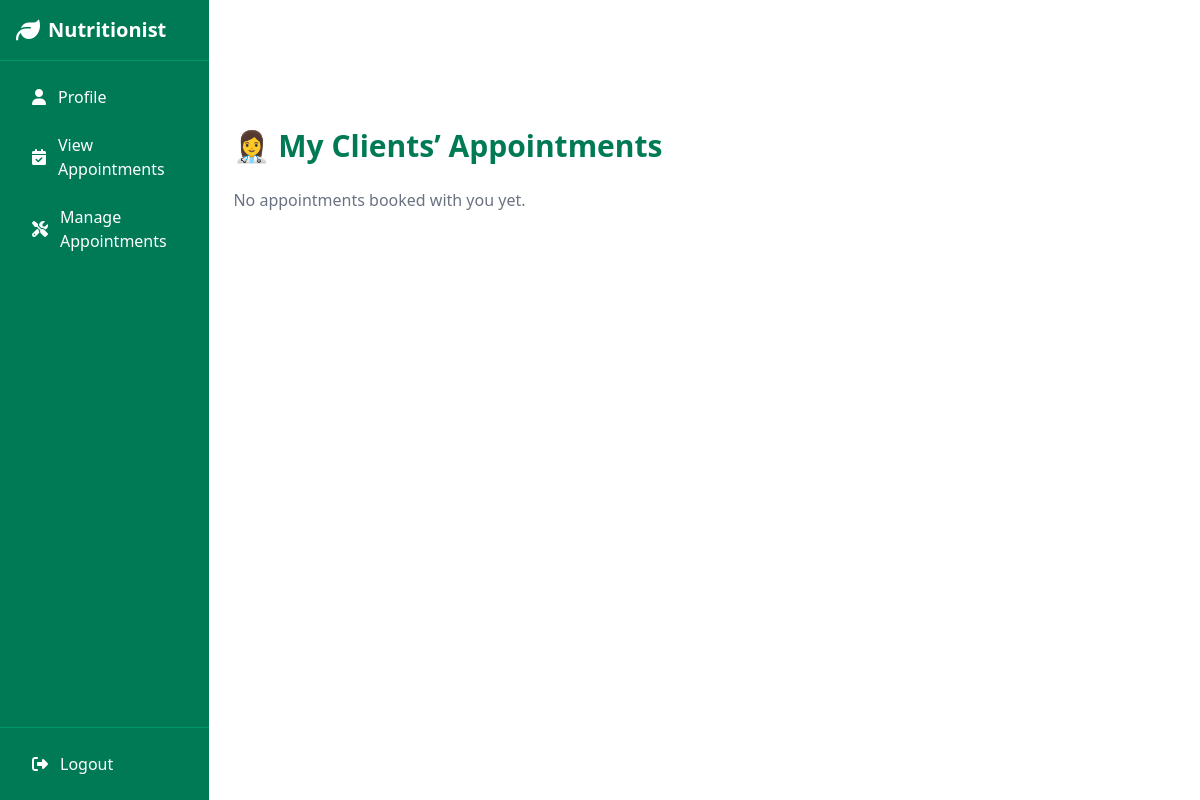
The app's page /nutrionist/appointments.php (signed in), older data.
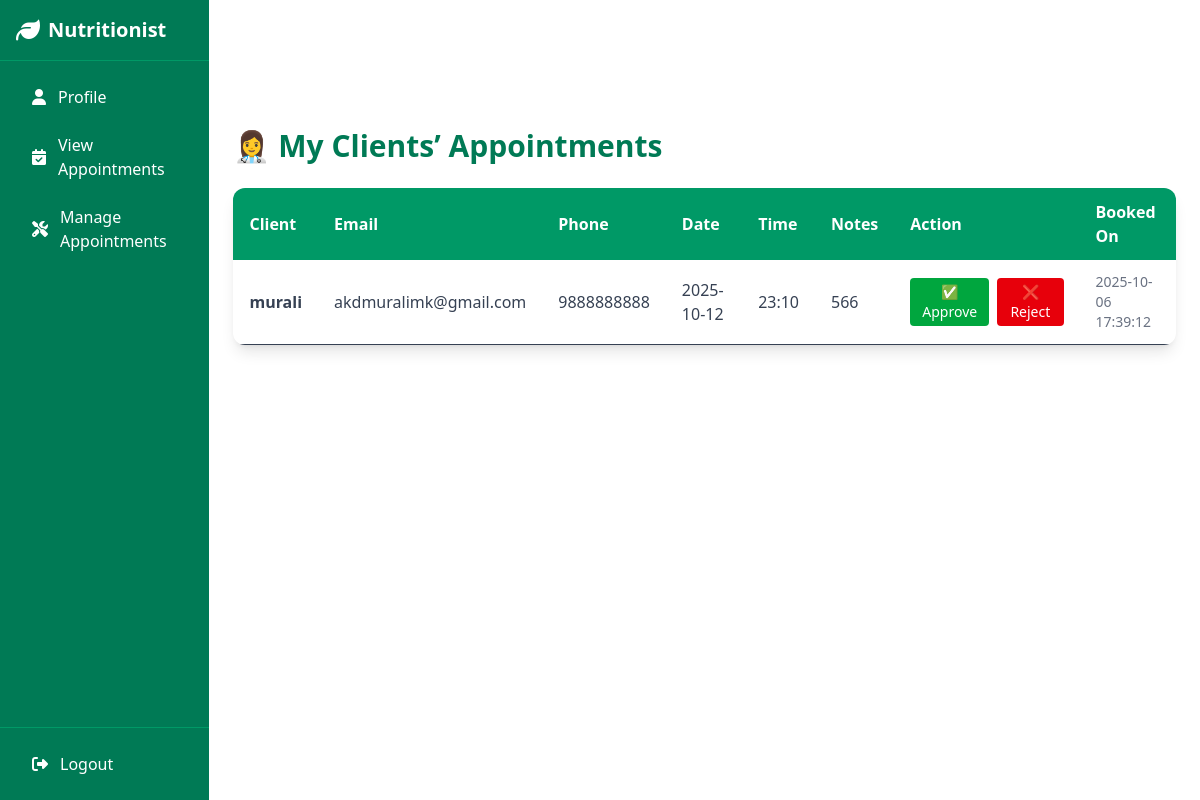
The same page, newer data.
### tables this page shows
CREATE TABLE `appointments` (
  `id` int NOT NULL,
  `user_id` int NOT NULL,
  `nutritionist_id` int NOT NULL,
  `name` varchar(100) NOT NULL,
  `email` varchar(150) NOT NULL,
  `phone` varchar(20) NOT NULL,
  `appointment_date` date NOT NULL,
  `appointment_time` time NOT NULL,
  `notes` text,
  `status` enum('pending','confirmed','cancelled') DEFAULT 'pending',
  `created_at` timestamp NULL DEFAULT CURRENT_TIMESTAMP
);

CREATE TABLE `reg` (
  `id` int NOT NULL,
  `name` varchar(100) DEFAULT NULL,
  `age` int DEFAULT NULL,
  `weight` float DEFAULT NULL,
  `height` float DEFAULT NULL,
  `email` varchar(150) DEFAULT NULL,
  `password` varchar(255) DEFAULT NULL,
  `gender` varchar(20) DEFAULT NULL,
  `health_issues` text,
  `dietary` varchar(50) DEFAULT NULL,
  `goal` varchar(50) DEFAULT NULL,
  `activity` varchar(50) DEFAULT NULL,
  `meal_type` varchar(50) DEFAULT NULL,
  `type` int DEFAULT NULL,
  `created_at` timestamp NULL DEFAULT CURRENT_TIMESTAMP
);

### nutrionist/appointments.php (the view, shortened to what this page needs)
<?php
include(__DIR__ . '/../config/db_conn.php');
$nutritionist_id = $_SESSION['nutritionist_id'];
$sql = "SELECT a.*, r.name AS user_name, r.email AS user_email, a.phone AS user_phone
        FROM appointments a
        JOIN reg r ON a.user_id = r.id
        WHERE a.nutritionist_id = ?
        ORDER BY a.appointment_date DESC, a.appointment_time DESC";
$stmt = $connection->prepare($sql);
$stmt->bind_param("i", $nutritionist_id);
$stmt->execute();
$result = $stmt->get_result();
?>
<?php include 'components/head.php'; ?>
<?php include 'components/dashboard-nav.php'; ?>
<main class="bg-white w-full pt-32 px-6">
  <h2 class="text-3xl font-bold text-emerald-700 mb-6">👩‍⚕️ My Clients’ Appointments</h2>
  <?php if ($result->num_rows > 0): ?>
    <div class="overflow-x-auto bg-white rounded-xl shadow-lg">
      <table class="w-full table-auto border-collapse">
        <thead class="bg-emerald-600 text-white">
          <tr>
            <th class="px-4 py-3 text-left">Client</th>
            <th class="px-4 py-3 text-left">Email</th>
            <th class="px-4 py-3 text-left">Phone</th>
            <th class="px-4 py-3 text-left">Date</th>
            <th class="px-4 py-3 text-left">Time</th>
            <th class="px-4 py-3 text-left">Notes</th>
            <th class="px-4 py-3 text-left">Action</th>
            <th class="px-4 py-3 text-left">Booked On</th>
          </tr>
        </thead>
        <tbody class="text-gray-700">
          <?php while($row = $result->fetch_assoc()): ?>
            <tr class="border-b hover:bg-gray-50">
              <td class="px-4 py-3 font-semibold"><?= htmlspecialchars($row['user_name']); ?></td>
              <td class="px-4 py-3"><?= htmlspecialchars($row['user_email']); ?></td>
              <td class="px-4 py-3"><?= htmlspecialchars($row['user_phone']); ?></td>
              <td class="px-4 py-3"><?= htmlspecialchars($row['appointment_date']); ?></td>
              <td class="px-4 py-3"><?= htmlspecialchars(substr($row['appointment_time'], 0, 5)); ?></td>
              <td class="px-4 py-3"><?= $row['notes'] ? htmlspecialchars($row['notes']) : '—'; ?></td>
              <td class="px-4 py-3">
                <?php if ($row['status'] === 'pending'): ?>
                  <form method="POST" class="flex gap-2">
                    <button type="submit" name="action" value="approve"
                      class="px-3 py-1 rounded bg-green-600 text-white hover:bg-green-700 text-sm">
                      ✅ Approve
                    </button>
                    <button type="submit" name="action" value="reject"
                      class="px-3 py-1 rounded bg-red-600 text-white hover:bg-red-700 text-sm"
                      onclick="return confirm('Are you sure you want to reject this appointment?');">
                      ❌ Reject
                    </button>
                  </form>
                <?php elseif ($row['status'] === 'confirmed'): ?>
                  <span class="px-2 py-1 text-sm rounded bg-green-100 text-green-700">Confirmed</span>
                <?php else: ?>
                  <span class="px-2 py-1 text-sm rounded bg-red-100 text-red-700">Cancelled</span>
                <?php endif; ?>
              </td>
              <td class="px-4 py-3 text-sm text-gray-500"><?= htmlspecialchars($row['created_at']); ?></td>
            </tr>
          <?php endwhile; ?>
        </tbody>
      </table>
    </div>
  <?php else: ?>
    <p class="text-gray-500">No appointments booked with you yet.</p>
  <?php endif; ?>
</main>

Row changes from the older to the newer data that the page shows:
added appointments: user.name "murali", user.email "akdmuralimk@gmail.com", phone "9888888888", appointment_date "2025-10-12", appointment_time "23:10", notes "566", created_at "2025-10-06 17:39:12"
Text that changed along with them:
text no longer shown: "No appointments booked with you yet."
text now shown: "Client Email Phone Date Time Notes Action Booked On"
